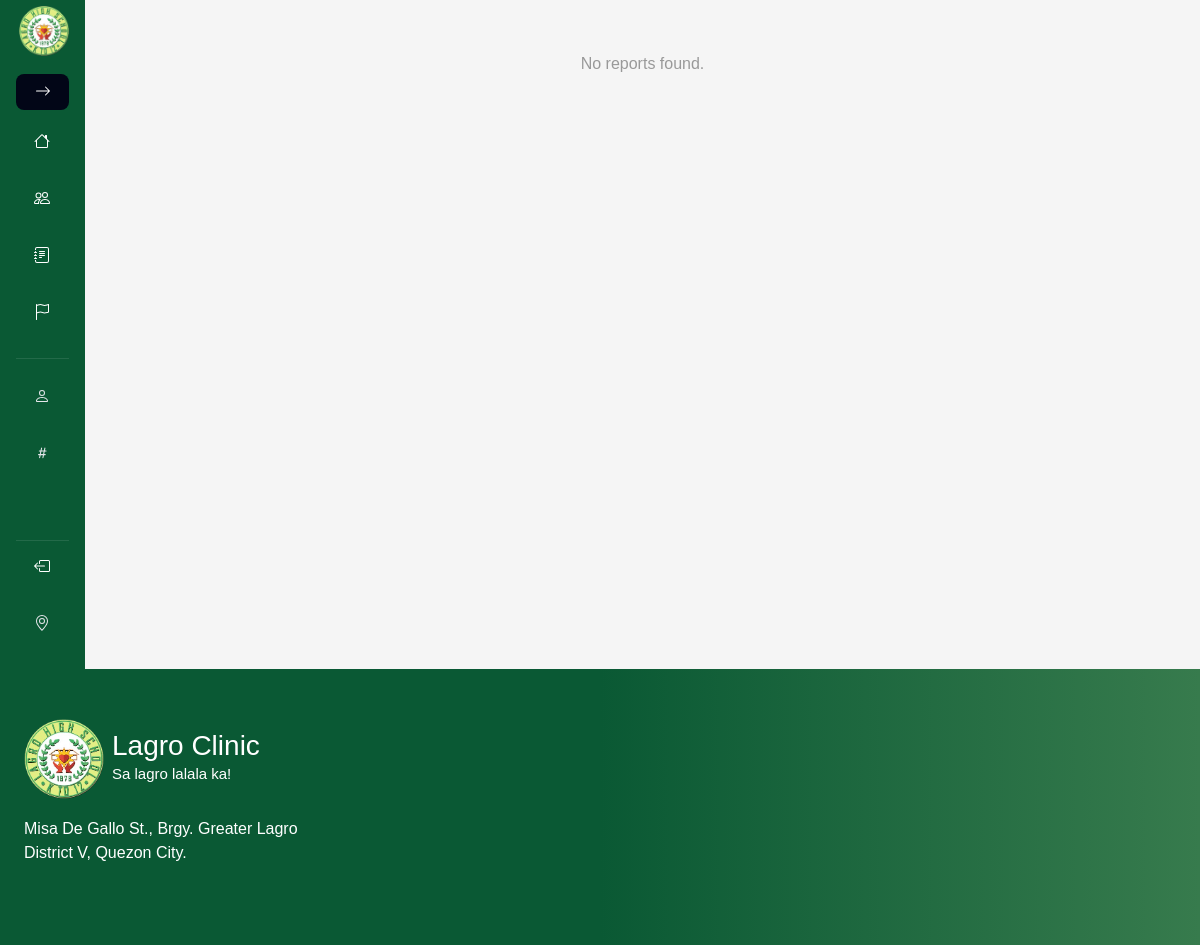
The page /in/reports.php on the database as committed earlier.
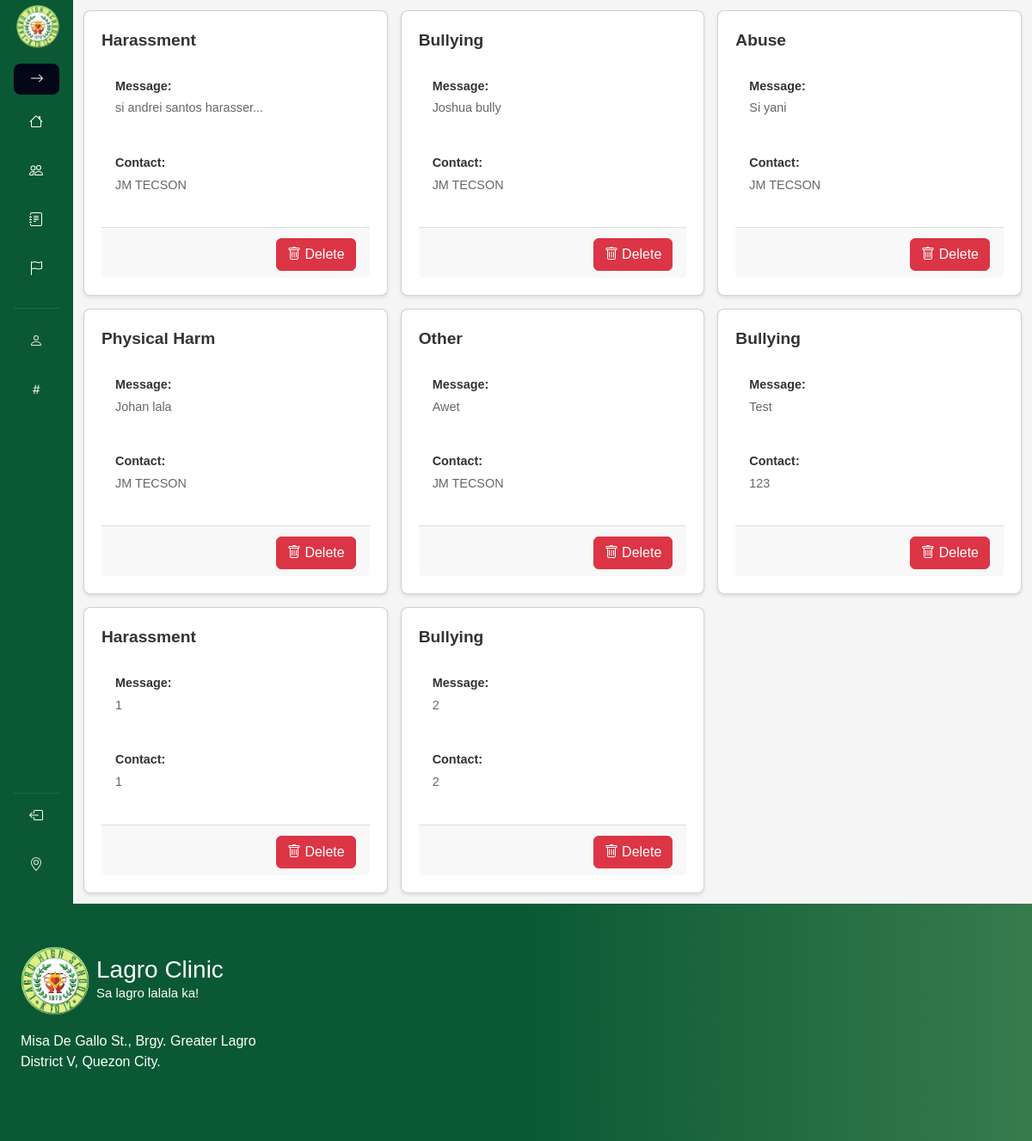
The same page on the database as committed later.
### tables this page shows
CREATE TABLE `report` (
  `id` int(11) NOT NULL,
  `topic` varchar(50) NOT NULL,
  `message` longtext NOT NULL,
  `contact` varchar(100) NOT NULL,
  `added` datetime NOT NULL
);

### in/reports.php (the view, shortened to what this page needs)
<!DOCTYPE html>
<html lang="en">
<head>
    <link href="../css/bootstrap.min.css" rel="stylesheet" />
    <link href="https://cdn.jsdelivr.net/npm/remixicon@4.5.0/fonts/remixicon.css" rel="stylesheet" />
</head>
<body>
    <main>
        <div class="sidebar-container">
            <?php include '../include/sidebar.php'; ?>
        </div>
        <div class="container">
            <?php
            include "../include/db.php";
            $sql = "SELECT * FROM report";
            $result = mysqli_query($conn, $sql);
            if ($result->num_rows > 0) {
                while ($row = $result->fetch_assoc()) {
            ?>
                    <div class="card" data-id="<?php echo $row['id']; ?>">
                        <div class="card-topic"><?php echo htmlspecialchars($row['topic']); ?></div>
                        <div class="card-body">
                            <label>Message:</label>
                            <p><?php echo htmlspecialchars($row['message']); ?></p>
                        </div>
                        <div class="card-body">
                            <label>Contact:</label>
                            <p><?php echo htmlspecialchars($row['contact']); ?></p>
                        </div>
                        <div class="card-footer">
                            <button class="btn btn-danger" onclick="deleteReport(<?php echo $row['id']; ?>)">
                                <span></span> Delete
                            </button>
                        </div>
                    </div>
            <?php
                }
            } else {
                echo "<div class='no-reports'>No reports found.</div>";
            }
            ?>
        </div>
    </main>
    <?php include "../include/footer.php" ?>
</body>
</html>

### include/sidebar.php (shortened to what this page needs)
<?php
include "../include/db.php";
$sql = "SELECT * FROM registered_accounts WHERE account_id = ?";
$stmt = mysqli_prepare($conn, $sql);
mysqli_stmt_bind_param($stmt, "i", $_SESSION["account_id"]);
mysqli_stmt_execute($stmt);
$result = mysqli_stmt_get_result($stmt);
$user = mysqli_fetch_assoc($result);
?>
<!DOCTYPE html>
<html lang="en">
<head>
</head>
<body>
  <div class="sidebar collapsed" id="sidebar">
    <div class="sidebar-header">
      <div class="logo"><img src="../include/Lagro_High_School_logo.png" alt=""></div>
    </div>
    <ul class="menu">
      <button class="toggle-btn" id="arrow" onclick="toggleSidebar()"><svg xmlns="http://www.w3.org/2000/svg" width="16" height="16" fill="currentColor" class="bi bi-arrow-right" viewBox="0 0 16 16">
          <path fill-rule="evenodd" d="M1 8a.5.5 0 0 1 .5-.5h11.793l-3.147-3.146a.5.5 0 0 1 .708-.708l4 4a.5.5 0 0 1 0 .708l-4 4a.5.5 0 0 1-.708-.708L13.293 8.5H1.5A.5.5 0 0 1 1 8" />
        </svg></button>
      <a href="index.php">
        <li data-label="Home"><i></i><span>Home</span></li>
      </a>
      <a href="studentlist.php">
        <li data-label="Student Record"><i></i><span>Student Record</span></li>
      </a>
      <a href="anecdotal.php">
        <li data-label="Anecdotal Record"><i></i><span>Anecdotal Record</span></li>
      </a>
      <a href="reports.php">
        <li data-label="Reports"><i></i><span>Reports</span></li>
      </a>
    </ul>
    <ul class="menu middle" style="margin-top: 20px; border-top: 1px solid rgba(255, 255, 255, .1); padding-top: 12px;">
      <li data-label="<?php echo $user["last_name"]; ?>"><i></i><span><?php echo $user["last_name"]; ?></span></li>
      <li data-label="<?php echo $user["employee_id"]; ?>"><i></i><span><?php echo $user["employee_id"]; ?></span></li>
    </ul>
    <ul class="menu bottom" style="border-top: 1px solid rgba(255, 255, 255, .1);">
      <a href="../process/logout.php">
        <li data-label="Logout"><i></i><span>Logout</span></li>
      </a>
      <li data-label="Location"><i></i><span>Location</span></li>
    </ul>
  </div>
</body>
</html>

### include/footer.php (shortened to what this page needs)
<!DOCTYPE html>
<html lang="en">
<head>
</head>
<body>
    <footer class="row-cols-1 row-cols-sm-2 row-cols-md-4 py-5 px-4" style="display: flex;">
        <div class="col mb-3">
            <a href="/" class="d-flex align-items-center mb-3 link-body-emphasis text-decoration-none"
                aria-label="Bootstrap">
                <img src="../include/Lagro_High_School_logo.png" alt="" width="80" height="80" class="me-2">
                <div style="color: var(--font-color);">
                    <h2 style="font-size: 28px; margin-top: 12px;">Lagro Clinic</h2>
                    <p style="font-size: 15px; margin-top: -8px;">Sa lagro lalala ka!</p>
                </div>
            </a>
            <p class="">Misa De Gallo St., Brgy. Greater Lagro District V, Quezon City.</p>
        </div>
        <div class="col mb-3"></div>
        <div class="col mb-3">
    </footer>
</body>
</html>

### in/reports.php (style rules this page uses)
* { padding: 0; margin: 0; box-sizing: border-box; }
body { font-family: Arial, sans-serif; background-color: #f5f5f5; }
.sidebar-container { position: relative; left: 0; margin-bottom: -10px; }
main { display: flex; }
.container { width: 100%; display: grid; grid-template-columns: repeat(auto-fill, minmax(280px, 1fr)); padding: 12px; gap: 15px; }
.card { background-color: #fff; border-radius: 8px; box-shadow: 0 2px 4px rgba(0, 0, 0, 0.1); padding: 20px; display: flex; flex-direction: column; transition: all 0.3s ease-in-out; animation: fadeIn 0.5s ease-in-out; }
.card-topic { font-size: 1.2em; margin-bottom: 12px; color: #333; font-weight: 600; text-transform: capitalize; }
.card-body { font-size: 0.9em; color: #666; margin-bottom: 10px; flex-grow: 1; }
.card-body label { font-weight: 600; color: #333; display: block; margin-bottom: 4px; }
.card-body p { margin: 0; }
.card-footer { margin-top: 12px; padding-top: 12px; border-top: 1px solid #ddd; display: flex; justify-content: flex-end; }
.no-reports { grid-column: 1 / -1; text-align: center; padding: 40px; color: #999; }

### include/sidebar.php (style rules this page uses)
.sidebar { position: relative; top: 0px; height: 100%; width: 240px; background: rgb(10, 89, 52); padding: 16px; padding-bottom: 200px; color: #e5e7eb; transition: width 0.35s ease; margin-top: -10px; }
.sidebar.collapsed { width: 85px; }
.sidebar-header { display: flex; align-items: center; justify-content: space-between; margin-bottom: 18px; margin-left: 2.5px; }
.logo img { width: 50px; }
.toggle-btn { background: #020617; border: none; color: white; padding: 6px 8px; border-radius: 8px; cursor: pointer; }
.menu { list-style: none; padding: 0; margin: 0; display: flex; flex-direction: column; gap: 6px; }
.menu.bottom { position: absolute; bottom: 20px; left: 16px; right: 16px; }
.menu li { position: relative; display: flex; align-items: center; gap: 14px; padding: 12px 14px; border-radius: 12px; cursor: pointer; transition: background 0.25s; }
.menu i { min-width: 24px; text-align: center; font-style: normal; font-size: 18px; transition: transform .2s ease; }
.sidebar.collapsed li::after { content: attr(data-label); position: absolute; left: 78px; top: 50%; transform: translateY(-50%) translateX(-6px); background: #ffffff; color: #0f172a; padding: 6px 12px; border-radius: 10px; font-size: 14px; font-weight: 500; white-space: nowrap; opacity: 0; pointer-events: none; box-shadow: 0 10px 25px rgba(0, 0, 0, 0.18); transition: all 0.25s ease; z-index: 100; }
.sidebar.collapsed li::before { content: ""; position: absolute; left: 70px; top: 50%; transform: translateY(-50%) translateX(-6px); border-width: 6px; border-style: solid; border-color: transparent #ffffff transparent transparent; opacity: 0; transition: all 0.25s ease; }
a { text-decoration: none; color: white; }

### include/footer.php (style rules this page uses)
:root { --primary-color: green; --secondary-color: blue; --font-color: white; --gradient-color: linear-gradient(90deg, rgb(10, 89, 52) 50%, rgb(55, 123, 77) 100%); --input-color: #f1f1f1; --shadow: 0 2px 5px rgba(0, 0, 0, 0.2) }
footer { background: var(--gradient-color); color: var(--font-color); }
.bi { vertical-align: -0.125em; fill: currentColor; }

Rows that differ between the two databases and show on the page:
added report: topic "Harassment", message "si andrei santos harasser...", contact "JM TECSON"
added report: topic "Bullying", message "Joshua bully", contact "JM TECSON"
added report: topic "Abuse", message "Si yani", contact "JM TECSON"
added report: topic "Physical Harm", message "Johan lala", contact "JM TECSON"
added report: topic "Other", message "Awet", contact "JM TECSON"
added report: topic "Bullying", message "Test", contact "123"
added report: topic "Harassment", message "1", contact "1"
added report: topic "Bullying", message "2", contact "2"
Other text that changed with them:
text no longer shown: "No reports found."
